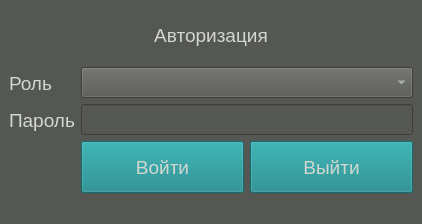
<?xml version="1.0" encoding="UTF-8"?>
<ui version="4.0">
 <class>MainWindow</class>
 <widget class="QMainWindow" name="MainWindow">
  <property name="geometry">
   <rect>
    <x>0</x>
    <y>0</y>
    <width>422</width>
    <height>224</height>
   </rect>
  </property>
  <property name="sizePolicy">
   <sizepolicy hsizetype="Fixed" vsizetype="Fixed">
    <horstretch>0</horstretch>
    <verstretch>0</verstretch>
   </sizepolicy>
  </property>
  <property name="windowTitle">
   <string>MainWindow</string>
  </property>
  <property name="styleSheet">
   <string notr="true">background-color: rgb(85, 87, 83);</string>
  </property>
  <widget class="QWidget" name="centralwidget">
   <layout class="QGridLayout" name="gridLayout_2">
    <item row="0" column="0" colspan="2">
     <widget class="QLabel" name="label_5">
      <property name="sizePolicy">
       <sizepolicy hsizetype="Preferred" vsizetype="Expanding">
        <horstretch>0</horstretch>
        <verstretch>0</verstretch>
       </sizepolicy>
      </property>
      <property name="font">
       <font>
        <pointsize>14</pointsize>
       </font>
      </property>
      <property name="styleSheet">
       <string notr="true">color: rgb(211, 215, 207);</string>
      </property>
      <property name="text">
       <string>Авторизация</string>
      </property>
      <property name="alignment">
       <set>Qt::AlignCenter</set>
      </property>
     </widget>
    </item>
    <item row="1" column="1" rowspan="2">
     <layout class="QGridLayout" name="gridLayout">
      <item row="0" column="0">
       <widget class="QComboBox" name="cmbRole">
        <property name="sizePolicy">
         <sizepolicy hsizetype="Expanding" vsizetype="Fixed">
          <horstretch>0</horstretch>
          <verstretch>0</verstretch>
         </sizepolicy>
        </property>
        <property name="font">
         <font>
          <pointsize>14</pointsize>
         </font>
        </property>
        <property name="styleSheet">
         <string notr="true">color: rgb(211, 215, 207);</string>
        </property>
       </widget>
      </item>
      <item row="1" column="0">
       <widget class="QLineEdit" name="lePassword">
        <property name="sizePolicy">
         <sizepolicy hsizetype="Expanding" vsizetype="Fixed">
          <horstretch>0</horstretch>
          <verstretch>0</verstretch>
         </sizepolicy>
        </property>
        <property name="font">
         <font>
          <pointsize>14</pointsize>
         </font>
        </property>
        <property name="styleSheet">
         <string notr="true">color: rgb(211, 215, 207);</string>
        </property>
       </widget>
      </item>
     </layout>
    </item>
    <item row="3" column="1">
     <layout class="QHBoxLayout" name="horizontalLayout">
      <item>
       <widget class="QPushButton" name="btnEnter">
        <property name="enabled">
         <bool>false</bool>
        </property>
        <property name="sizePolicy">
         <sizepolicy hsizetype="Preferred" vsizetype="Expanding">
          <horstretch>0</horstretch>
          <verstretch>0</verstretch>
         </sizepolicy>
        </property>
        <property name="font">
         <font>
          <pointsize>14</pointsize>
         </font>
        </property>
        <property name="styleSheet">
         <string notr="true">background-color: rgb(18, 133, 135);
color: rgb(211, 215, 207);
border-color: rgb(211, 215, 207);</string>
        </property>
        <property name="text">
         <string>Войти</string>
        </property>
       </widget>
      </item>
      <item>
       <widget class="QPushButton" name="btnExit">
        <property name="enabled">
         <bool>false</bool>
        </property>
        <property name="sizePolicy">
         <sizepolicy hsizetype="Preferred" vsizetype="Expanding">
          <horstretch>0</horstretch>
          <verstretch>0</verstretch>
         </sizepolicy>
        </property>
        <property name="font">
         <font>
          <pointsize>14</pointsize>
         </font>
        </property>
        <property name="styleSheet">
         <string notr="true">background-color: rgb(18, 133, 135);
color: rgb(211, 215, 207);
border-color: rgb(211, 215, 207);</string>
        </property>
        <property name="text">
         <string>Выйти</string>
        </property>
       </widget>
      </item>
     </layout>
    </item>
    <item row="1" column="0">
     <widget class="QLabel" name="label_3">
      <property name="sizePolicy">
       <sizepolicy hsizetype="Preferred" vsizetype="Fixed">
        <horstretch>0</horstretch>
        <verstretch>0</verstretch>
       </sizepolicy>
      </property>
      <property name="font">
       <font>
        <pointsize>14</pointsize>
       </font>
      </property>
      <property name="styleSheet">
       <string notr="true">color: rgb(211, 215, 207);</string>
      </property>
      <property name="text">
       <string>Роль</string>
      </property>
     </widget>
    </item>
    <item row="2" column="0">
     <widget class="QLabel" name="label_4">
      <property name="sizePolicy">
       <sizepolicy hsizetype="Preferred" vsizetype="Fixed">
        <horstretch>0</horstretch>
        <verstretch>0</verstretch>
       </sizepolicy>
      </property>
      <property name="font">
       <font>
        <pointsize>14</pointsize>
       </font>
      </property>
      <property name="styleSheet">
       <string notr="true">color: rgb(211, 215, 207);</string>
      </property>
      <property name="text">
       <string>Пароль</string>
      </property>
     </widget>
    </item>
   </layout>
  </widget>
  <widget class="QMenuBar" name="menubar">
   <property name="geometry">
    <rect>
     <x>0</x>
     <y>0</y>
     <width>422</width>
     <height>22</height>
    </rect>
   </property>
  </widget>
  <widget class="QStatusBar" name="statusbar"/>
 </widget>
 <resources/>
 <connections/>
</ui>
